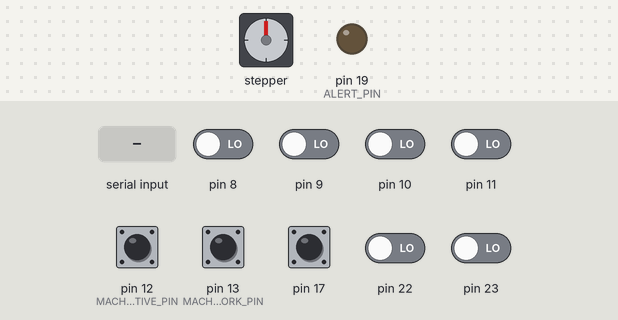
A sketch run on a simulated Arduino Uno, built with avr-gcc and run on an emulated ATmega328P. Parts: stepper motor, output pins drawn as LEDs (lit = HIGH). Wiring (inferred from the names in the program): stepper motor (2048 steps per turn assumed): coils pin 4, pin 5, pin 6, pin 7. The inputs (shaded band) are chosen by the test bench; at power-on: pin 12 (MACHINE_ACTIVE_PIN), pin 13 (MACHINE_WORK_PIN), pin 17 HIGH, pin 8–11, pin 22, pin 23 LOW. Pins used as bus, display or sensor lines are not drawn; what the sketch prints to the serial monitor is not drawn.

Above: at 1.4 s.
1.5 s: "1" received over Serial
At 1.71 s:
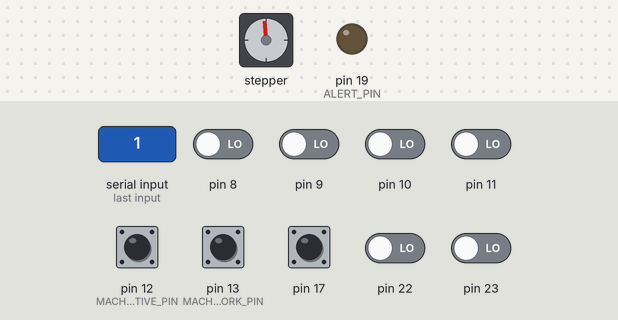
At 2.61 s:
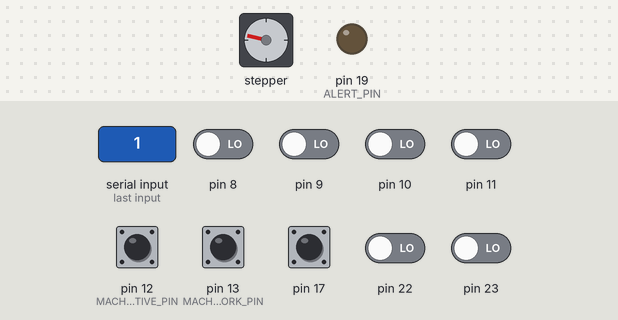
4.5 s: "4" received over Serial
At 4.71 s:
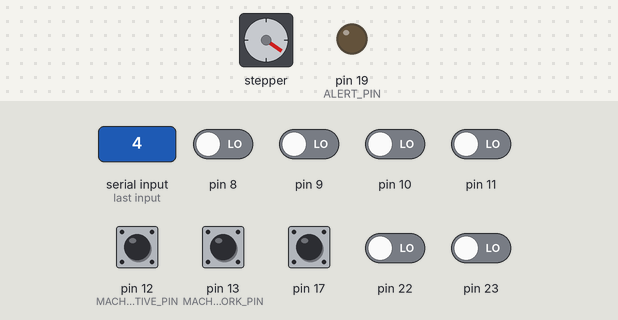
7.5 s: "3" received over Serial
At 8.01 s:
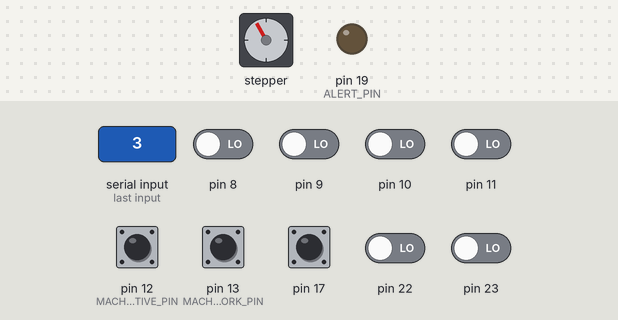
10.5 s: "4" received over Serial
13.5 s: pin 12 (MACHINE_ACTIVE_PIN) pulled LOW for 0.15 s
16.5 s: pin 13 (MACHINE_WORK_PIN) pulled LOW for 0.15 s
Timing chart, 0 to 29.4 s (numbered marks = the images above; inputs shaded):
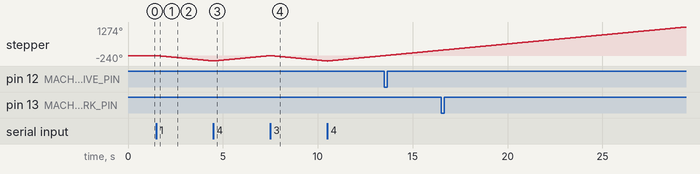

The sketch:

OilerExample.ino
```cpp
/*
 Name:		OilerExample.ino
 Created:	June 4 2021 1:24:23 PM
 Author:	Mark Naylor
*/

/*
This project is designed to implement an oiler for a metal lathe.

The Oiler consists of multiple motors to pump oil and for each motor there is a sensor that signals as drips of oil are delivered.

Additionally there can be inputs from the lathe that signal when the lathe is powered on/off and additionally for each revolution of its spindle. If these inputs are present the
system has additional options to drive when the oiling starts.

This is sketch consists of an example 'OilerExample.ino' sketch that demonstrates how to use the oiler codebase.

The code is implemted in an object orientated approach. The code base defines and instatiates an object to represent the oiler system, called TheOiler.  It also instantiates an object to represent the device being oiled, called TheMachine which
tracks machine units (number of spindle revolutions) and number of seconds of powered on time that has elapsed and finally there is an object called TheTimer that schedules work on requested basis.

When run, the first step is to add motor(s) to TheOiler and provide the pin(s) that signal when the motor generates output (referred to as a unit of work). Once done, TheOiler can be turned on. In this mode it waits for a configurable time
(in seconds) and then starts the motors. As the motors result in drips of oil, this is detected by the sensor and a count kept. The timer object regularly checks for the number of output 'units' and stops the related motor when a configurable
target is reached. When all motors are idle the Timer starts to monitors elasped time and restarts the motors when a configurable length of time has passed.

The functionality above can be enhanced by adding TheMachine object to the TheOiler. Once TheOiler 'knows' about TheMachine it can query TheMachine object about how many revolutions the spindle has done (described in the code as machine
work units) and also how long the lathe has been powered on. This information allows the Oiler to restart the motors on machine units (spindle revolutions) completed or on elapsed powered up time.

Currently the system supports two types of motors, a relay motor which uses the output of a single pin to drive a relay which in turn drives a dc motor. The second type is a four pin stepper driver & motor. This latter type has been tested
using a ULN2003 stepper driver and 28BYJ-48 stepper motor. This latter motor has additional features that the dc motor does not implement e.g. ability to programatically change the motor direction and the ability to alter the speed. For the
relay motor changing direction would be a wiring change at project setup.

Since the code uses a timer to monitor progress there is no need for a user to call any special function in the arduino loop function or worry that the loop is taking a long time and impacting the oiler processing. The loop is free for other
uses such as a user interface to monitor and control TheOiler.
The arduino setup function should be used to add motors to TheOiler, attach TheMachine to TheOiler, if TheMachine inputs are implemented in the project install, and finally turn TheOiler on.

In this example there is code to demonstrate adding a 4 pin stepper motor, starting the oiler, changing direction, using inputs from 'TheMachine' to start the oiler after spindle revolutions or elapsed powered on time. A rudimentary system monitor
and user interface is implemented in the loop function. This uses ANSI terminal control sequences (see https://en.wikipedia.org/wiki/ANSI_escape_code#Fe_Escape_sequences). To benefit from this connect to the Arduino serial port using a better terminal
monitor than the default one that comes with the arduino IDE. This was tested with the free version of PuTTY. Note to use this download the ketch to the arduino and take note of the port the arduino is on. Start your emaulator and connect to that port at
the baud rate  used in the sketch (currently 19200) and off you go. Note that if you want to download the sketch again you will have to stop the terminal emulator so the arduino IDE can gain access.

*/

#include "PCIHandler.h"
#include "RelayMotor.h"
#include "Configuration.h"
#include "Oiler.h"

int8_t uiDebugPort;
int8_t uiDebugMask;
int8_t uiDebugPin;
uint8_t bPCICount = 0;

void setup ()
{
	Serial.begin ( 19200 );
	while ( !Serial );
	ClearScreen ();

	// Add motors to Oiler - see Configuration.h
#ifdef USING_STEPPER_MOTORS
	/* For the purpose of showing how this is done, the next two commented out lines work but the following loop is more elegant
	TheOiler.AddMotor ( 4, 5, 6, 7, 800, 2, 3 );
	TheOiler.AddMotor ( 8, 9, 10, 11, 800, 3, 4 );
	*/
	for ( uint8_t i = 0; i < NUM_MOTORS; i++ )
	{
		if ( TheOiler.AddMotor ( FourPinMotor [ i ].Pin1,
								 FourPinMotor [ i ].Pin2,
								 FourPinMotor [ i ].Pin3,
								 FourPinMotor [ i ].Pin4,
								 FourPinMotor [ i ].Speed ,
								 FourPinMotor [ i ].MotorOutputPin,
								 FourPinMotor [ i ].Drips
							   ) == false
		   )
		{
			Error ( F ( "Unable to add motor to oiler, stopped" ));
			while ( 1 );
		}
	}
	/*
	*		Example using relays to drive a dc motor
	*/
#else
	for ( uint8_t i = 0; i < NUM_MOTORS; i++ )
	{
		if ( TheOiler.AddMotor ( RelayMotor [ i ].Pin1, RelayMotor [ i ].MotorOutputPin, RelayMotor [ i ].Drips ) == false )
		{
			Error ( F ( "Unable to add motor to oiler, stopped" ));
			while ( 1 );
		}
	}
#endif

	// This next step is optional, the Oiler will work without it. It simply gives a better experience.
	// TheMachine that uses two pins to signal when the machine to be oiled is powered on and also when it has completed a
	// unit of work (e.g. a revolution of a spindle). See TargetMachine.h for configuration of these pins
	// as well as the number of units of work and elapsed time of machine being powered on after which it is ready to be oiled.
	// Note that its not necessary to have both configured if the feature is not available

	// Since we have one, we configure its pins and targets and then add to TheOiler as follows:
	if ( TheMachine.AddFeatures ( MACHINE_ACTIVE_PIN, MACHINE_WORK_PIN, MACHINE_ACTIVE_TIME_TARGET, MACHINE_WORK_UNITS_TARGET ) == false )
	{
		Error ( F ( "Unable to configure TargetMachine" ) );
		while ( 1 );
	}

	TheOiler.AddMachine ( &TheMachine );

	// Demonstrate how to turn on functionalty that will generate a signal if oiling takes too long
	if ( TheOiler.SetAlert ( ALERT_PIN, ALERT_THRESHOLD ) )
	{
		Error ( F ( "Unable to add Alert feature to oiler, stopped" ) );
		while ( 1 );
	}

	// By default the oiler will work on an elapsed time basis, see Oiler.h, can also change here the signal level expected when oil is output
	// Other options to below are :
	// TheOiler.SetStartMode ( OilerClass::ON_TARGET_ACTIVITY, NUM_ACTION_EVENTS )		// using TheMachine
	// TheOiler.SetStartMode ( OilerClass::ON_TIME, ELAPSED_TIME_SECS )					// Not using TheMachine, just oiling every n seconds
	//if ( TheOiler.SetStartMode ( OilerClass::ON_POWERED_TIME, ELAPSED_TIME_SECS ) == false )
	//{
	//	Error ( "Unable to set oiler operating mode, stopped" );
	//	while ( 1 );
	//}
	DisplayMenu ();
}
void loop ()
{

	// All work should happen in the background
	// loop can be used to control oiler or do other functions as below

	if ( Serial.available() > 0 )
	{
		switch ( Serial.read() )
		{
			case '1':	// On
				if ( TheOiler.On () == false )
				{
					Error ( F ( "Unable to start oiler, stopped"  ));
					while ( 1 );
				}
				else
				{
					DisplayOilerStatus ( F ( "Oiler Started" ) );
				}
				break;

			case '2':	// Off
				TheOiler.Off ();
				DisplayOilerStatus ( F ( "Oiler Stopped" ));
				break;

			case '3':	// Motors Forward
				TheOiler.SetMotorsForward ();
				DisplayOilerStatus ( F ( "Oiler moving forward" ) );
				break;

			case '4':	// Motors Backward
				TheOiler.SetMotorsBackward ();
				DisplayOilerStatus ( F ( "Oiler moving backward" ) );
				break;

			case '5': // TIME_ONLY - basic mode -  oil every 30 secs regardless
				if ( TheOiler.SetStartMode ( OilerClass::ON_TIME, ELAPSED_TIME_SECS ) )
				{
					DisplayOilerStatus ( F ( "Oiler in basic ON_TIME mode" ) );
				}
				else
				{
					Error ( F ( "Unable to set ON_TIME mode" ) );
				}
				break;

			case '6': // POWERED_ON - adv mode - oil every 30 secs target machine is powered on
				if ( TheOiler.SetStartMode ( OilerClass::ON_POWERED_TIME, ELAPSED_TIME_SECS ) )
				{
					DisplayOilerStatus ( F ( "Oiler in advanced ON_POWERED_TIME mode" ) );
				}
				else
				{
					Error ( F ( "Unable to set ON_POWERED_TIME mode" ) );
				}
				break;

			case '7': // WORK_UNITS - adv mode - oil every 3 units done by target machine, eg every n spindle revs
				if ( TheOiler.SetStartMode ( OilerClass::ON_TARGET_ACTIVITY, 3 ) )
				{
					DisplayOilerStatus ( F ( "Oiler in advanced ON_TARGET_ACTIVITY mode" ) );
				}
				else
				{
					Error ( F ( "Unable to set ON_TARGET_ACTIVITY mode" ) );
				}
				break;

			case '9':
				ClearScreen ();
				AT ( 1, 1, "" );
				PCIHandler.Dump ();
				while ( 1 );
				break;

			default:
				break;
		}
	}
	// display work units per motor
	DisplayStats ();
}

// code to draw screen
#define ERROR_ROW			25
#define ERROR_COL			1
#define STATUS_LINE			24
#define STATUS_START_COL	40
#define STATS_ROW			8
#define STATS_RESULT_COL	70
#define MODE_ROW			20
#define MODE_RESULT_COL		45
#define MAX_COLS			80
#define MAX_ROWS			25

// defines for ansi terminal sequences
#define CSI				F("\x1b[")
#define SAVE_CURSOR		F("\x1b[s")
#define RESTORE_CURSOR	F("\x1b[u")
#define CLEAR_LINE		F("\x1b [2K")
#define RESET_COLOURS   F("\x1b[0m")

// colors
#define FG_BLACK		30
#define FG_RED			31
#define FG_GREEN		32
#define FG_YELLOW		33
#define FG_BLUE			34
#define FG_MAGENTA		35
#define FG_CYAN			36
#define FG_WHITE		37

#define BG_BLACK		40
#define BG_RED			41
#define BG_GREEN		42
#define BG_YELLOW		43
#define BG_BLUE			44
#define BG_MAGENTA		45
#define BG_CYAN			46
#define BG_WHITE		47

// following are routines to output ANSI style terminal emulation
void DisplayMenu ()
{
	String Heading = F ( "Oiler Example Sketch, Version " );
	Heading += String ( OILER_VERSION );
	COLOUR_AT ( FG_GREEN, BG_BLACK, 1, 30, Heading );
	AT ( 5, 10, F( "1 - Turn Oiler On" ) );
	AT ( 6, 10, F ( "2 - Turn Oiler 0ff" ) );
	AT ( 7, 10, F ( "3 - Motors Forward" ) );
	AT ( 8, 10, F ( "4 - Motors Backward" ) );
	AT ( 9, 10, F ( "5 - TIME_ONLY Mode" ) );
	AT ( 10, 10, F ( "6 - POWERED_ON Time" ) );
	AT ( 11, 10, F ( "7 - Machine WORK UNITS" ) );
	AT ( STATS_ROW - 1 , STATS_RESULT_COL - 14, F ( "STATS" ) );
	AT ( STATS_ROW + 0, STATS_RESULT_COL - 14, F ( "Oiler Idle    N/A" ) );
	AT ( STATS_ROW + 1, STATS_RESULT_COL - 14, F ( "Motor1 Units  N/A") );
	AT ( STATS_ROW + 2, STATS_RESULT_COL - 14, F ( "Motor1 State  N/A" ) );
	AT ( STATS_ROW + 3, STATS_RESULT_COL - 14, F ( "Motor1 Act(s) N/A" ) );
	AT ( STATS_ROW + 4, STATS_RESULT_COL - 14, F ( "Motor2 Units  N/A" ) );
	AT ( STATS_ROW + 5, STATS_RESULT_COL - 14, F ( "Motor2 State  N/A" ) );
	AT ( STATS_ROW + 6, STATS_RESULT_COL - 14, F ( "Motor2 Act(s) N/A" ) );
	AT ( STATS_ROW + 7, STATS_RESULT_COL - 14, F ( "Machine Units N/A" ) );
	AT ( STATS_ROW + 8, STATS_RESULT_COL - 14, F ( "Machine Time  N/A" ) );
	AT ( MODE_ROW + 0, MODE_RESULT_COL - 14, F ( "Oiler Mode    None" ) );
	AT ( MODE_ROW + 1, MODE_RESULT_COL - 14, F ( "Oiler Status  OFF" ) );
}
const char* Modes [] =
{
	"ON TIME",
	"ON POWERED TIME",
	"ON TARGET ACTIVITY",
	"NONE"
};
const char* Statuses [] =
{
	"Oiling",
	"Off",
	"Idle"
};
void DisplayStats ( void )
{
	static uint8_t						uiLastCount [ NUM_MOTORS ];
	static MotorClass::eState			uiLastState [ NUM_MOTORS ];
	static uint32_t						ulLastMotorRunTime [ NUM_MOTORS ];
	static uint32_t						ulLastIdleSecs			= 0UL;
	static uint32_t						ulLastMachineUnits		= 0UL;
	static uint32_t						ulLastMachineIdleSecs	= 0UL;
	static OilerClass::eStartMode		OilerMode				= OilerClass::NONE;
	static OilerClass::eStatus			OilerStatus				= OilerClass::OFF;

	if ( uiDebugPort != 0 )
	{
		ClearPartofLine ( 23, 1, 40 );
		String sDebug = "Port " + String ( uiDebugPort ) + " Mask " + String ( uiDebugMask ) + " Pin " + String ( uiDebugPin );
		AT ( 23, 1, sDebug );
		uiDebugPort = 0;
		uiDebugPin = 99;
	}

	uint32_t ulIdleSecs = TheOiler.GetTimeOilerIdle ();
	if ( ulIdleSecs != ulLastIdleSecs )
	{
		ulLastIdleSecs = ulIdleSecs;
		ClearPartofLine ( STATS_ROW, STATS_RESULT_COL, MAX_COLS - STATS_RESULT_COL );
		AT ( STATS_ROW, STATS_RESULT_COL, String ( ulIdleSecs ) );
	}
	for ( int i = 0; i < NUM_MOTORS; i++ )
	{
		uint8_t uiWorkDone = TheOiler.GetMotorWorkCount ( i );
		if ( uiWorkDone != uiLastCount [ i ] )
		{
			uiLastCount [ i ] = uiWorkDone;
			ClearPartofLine ( STATS_ROW + i * 2 + 1, STATS_RESULT_COL, MAX_COLS - STATS_RESULT_COL );
			AT ( STATS_ROW + i * 2 + 1, STATS_RESULT_COL, String ( uiWorkDone ) );
		}
		MotorClass::eState eResult = TheOiler.GetMotorState ( i );
		if ( eResult != uiLastState [ i ] )
		{
			uiLastState [ i ] = eResult;
			ClearPartofLine ( STATS_ROW + i * 2 + 2, STATS_RESULT_COL, MAX_COLS - STATS_RESULT_COL );
			AT ( STATS_ROW + i * 2 + 2, STATS_RESULT_COL, eResult == MotorClass::STOPPED ? F ( "Stopped" ) : F ( "Running" ) );
		}
		uint32_t ulResult = TheOiler.GetTimeSinceMotorStarted( i );
		if ( ulResult != ulLastMotorRunTime [ i ] )
		{
			ulLastMotorRunTime [ i ] = ulResult;
			ClearPartofLine ( STATS_ROW + i * 2 + 3, STATS_RESULT_COL, MAX_COLS - STATS_RESULT_COL );
			AT ( STATS_ROW + i * 2 + 3, STATS_RESULT_COL, String ( ulResult ) );
		}
	}
	// Update machine info if necessary
	uint32_t ulMachineUnits = TheMachine.GetWorkUnits ();
	if ( ulMachineUnits != ulLastMachineUnits )
	{
		ulLastMachineUnits = ulMachineUnits;
		ClearPartofLine ( STATS_ROW + 7, STATS_RESULT_COL, MAX_COLS - STATS_RESULT_COL );
		AT ( STATS_ROW + 7, STATS_RESULT_COL, String ( ulMachineUnits ) );
	}
	uint32_t ulMachineIdleSecs = TheMachine.GetActiveTime();
	if ( ulMachineIdleSecs != ulLastMachineIdleSecs )
	{
		ulLastMachineIdleSecs = ulMachineIdleSecs;
		ClearPartofLine ( STATS_ROW + 8, STATS_RESULT_COL, MAX_COLS - STATS_RESULT_COL );
		AT ( STATS_ROW + 8, STATS_RESULT_COL, String ( ulMachineIdleSecs ) );
	}
	// Update mode and status if necessary
	OilerClass::eStartMode Mode = TheOiler.GetStartMode ();
	if ( OilerMode != Mode  )
	{
		OilerMode = Mode;
		ClearPartofLine ( MODE_ROW + 0, MODE_RESULT_COL, MAX_COLS - MODE_RESULT_COL );
		AT ( MODE_ROW + 0, MODE_RESULT_COL, Modes [ Mode ] );
	}
	OilerClass::eStatus Status = TheOiler.GetStatus ();
	if ( OilerStatus != Status )
	{
		OilerStatus = Status;
		ClearPartofLine ( MODE_ROW + 1, MODE_RESULT_COL, MAX_COLS - MODE_RESULT_COL );
		AT ( MODE_ROW + 1, MODE_RESULT_COL, Statuses [ Status ] );
	}
}

void ClearScreen ()
{
	Serial.print ( "\x1b[2J" );
}

void AT ( uint8_t row, uint8_t col, String s )
{
	row = row == 0 ? 1 : row;
	col = col == 0 ? 1 : col;
	String m = String ( CSI ) + row + String ( ";") + col + String ("H") + s;
	Serial.print ( m );
}

void COLOUR_AT ( uint8_t FGColour, uint8_t BGColour, uint8_t row, uint8_t col, String s )
{
	// set colours
	Serial.print ( String ( CSI  ) + FGColour + ";" + BGColour + "m" );
	AT ( row, col, s);
	// reset colours
	Serial.print ( RESET_COLOURS );
}

void ClearPartofLine ( uint8_t row, uint8_t start_col, uint8_t toclear )
{
	static char buf [ MAX_COLS  + 1];
	memset ( buf, ' ', sizeof (buf) - 1 );
	buf [ MAX_COLS ] = 0;

	// build string of toclear spaces
	toclear %= MAX_COLS + 1;						// ensure toclear is <= MAX_COLS
	if ( start_col + toclear > MAX_COLS + 1 )
	{
		toclear = MAX_COLS - start_col + 1;
	}
	toclear = ( MAX_COLS - start_col + 1 ) %  ( MAX_COLS + 1 );	// ensure toclear doesn't go past end of line
	SaveCursor ();
	buf [ toclear  ] = 0;
	AT ( row, start_col, buf );
	RestoreCursor ();
}

void ClearLine ( uint8_t row )
{
	SaveCursor ();
	AT ( row, 1, String ( CLEAR_LINE )  );
	RestoreCursor ();
}
void SaveCursor ( void )
{
	Serial.print ( SAVE_CURSOR );
}

void RestoreCursor ( void )
{
	Serial.print ( RESTORE_CURSOR );
}

void Error ( String s )
{
	// Clear error line
	ClearLine ( ERROR_ROW );
	// Output new error
	COLOUR_AT ( FG_RED, BG_BLACK, ERROR_ROW, ERROR_COL, s );
}

void DisplayOilerStatus ( String s )
{
	ClearPartofLine ( STATUS_LINE, STATUS_START_COL, MAX_COLS - STATUS_START_COL + 1 );
	AT ( STATUS_LINE, STATUS_START_COL, s );
}
```

Motor.cpp
```cpp
//
//
//

#include "Motor.h"

MotorClass::MotorClass ( uint32_t ulSpeed )
{
	SetSpeed ( ulSpeed );
	m_eState			= STOPPED;
	m_ulTimeStartedms	= 0;
	m_ulTimeStoppedms	= 0;
	m_eDir				= FORWARD;
}

bool MotorClass::On ( void )
{
	m_ulTimeStartedms = millis ();
	m_eState = RUNNING;
	return true;
}

bool MotorClass::Off ( void )
{
	m_ulTimeStoppedms = millis ();
	m_eState = STOPPED;
	return true;
}

uint32_t MotorClass::GetTimeMotorStarted ( void )
{
	return 	m_ulTimeStartedms;
}

uint32_t MotorClass::GetTimeMotorRunning ( void )
{
	uint32_t ulResult = 0UL;
	if ( m_eState == RUNNING )
	{
		ulResult = ( millis () - m_ulTimeStartedms ) / 1000UL;
	}
	return ulResult;
}

uint32_t MotorClass::GetTimeMotorStopped ( void )
{
	return m_ulTimeStoppedms;
}

MotorClass::eState MotorClass::GetMotorState ( void )
{
	return m_eState;
}

uint32_t MotorClass::GetSpeed ( void )
{
	return m_ulSpeed;
}

bool MotorClass::SetSpeed ( uint32_t ulSpeed )
{
	m_ulSpeed = ulSpeed;
	return false;
}

void MotorClass::SetDirection ( eDirection eDir )
{
	// Save requested direction
	m_eDir = eDir;
}


// MotorClass Motor;
```

RelayMotor.cpp
```cpp
//
//
// (c) Mark Naylor June 2021
//
// RelayMotor class, derivative of MotorClass for driving a DC motor via a relay
//

#include "RelayMotor.h"

RelayMotorClass::RelayMotorClass ( uint8_t uiPin ) : MotorClass ( 0 )
{
	SetDirection ( FORWARD );
	m_uiPin = uiPin;
	pinMode ( m_uiPin, OUTPUT );
}

bool RelayMotorClass::On ( void )
{
	digitalWrite ( m_uiPin, HIGH );
	MotorClass::On ();
	return true;
}

bool RelayMotorClass::Off ( void )
{
	digitalWrite ( m_uiPin, LOW );
	MotorClass::Off ();
	return true;
}

void RelayMotorClass::SetDirection ( eDirection Direction )
{
	// Save requested direction
	MotorClass::SetDirection ( Direction );
}

MotorClass::eState RelayMotorClass::GetMotorState ( void )
{
	return MotorClass::GetMotorState ();
}
```

Source omitted: Motor.h (1117 bytes), Oiler.cpp (10898 bytes), Oiler.h (6255 bytes), PCIHandler.cpp (5052 bytes), PCIHandler.h (2301 bytes), RelayMotor.h (615 bytes), TargetMachine.cpp (7846 bytes), TargetMachine.h (2965 bytes), Timer.cpp (2739 bytes), Timer.h (914 bytes), Configuration.h (2580 bytes), FourPinStepperMotor.cpp (3824 bytes) and 1 more

Measured:
- after the input at 1.5 s, stepper: keeps turning counter-clockwise at about 81°/s, starting at once
